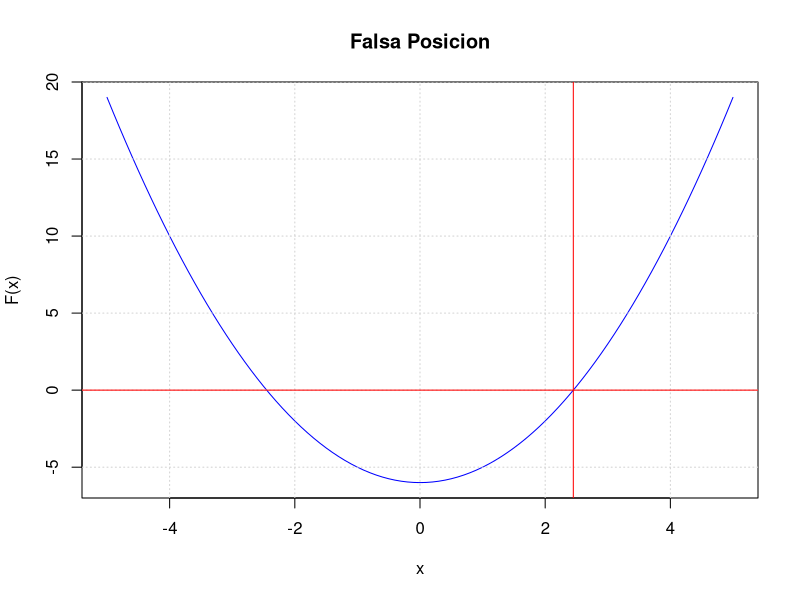

Source code (R):
# METODO DE LA FALSA POSICION

## parametros iniciales
rm(list = ls())
ecuacion<-function(X){y<-X^2-6
return(y)
}

##Grafica
Xg<-seq(-5,5,0.1)
plot(Xg,ecuacion(Xg),type="l",col="blue",main="Falsa Posicion"
     ,xlab = "x",ylab = "F(x)")
grid()


##Algoritmo
  FP<-function(xi,xu,ecuacion,errorPorcentualRelativo,topeIteraciones){
    iterador<-0
    ea<-100 #%
    xr<-0
    while (ea>errorPorcentualRelativo&&iterador<topeIteraciones) {
      xrOld<-xr
      xr<-xu-ecuacion(xu)*(xi-xu)/(ecuacion(xi)-ecuacion(xu))
      iterador<-iterador+1
      
      if(ecuacion(xr)!=0){
        ea<-abs((xr-xrOld)/xr)*100 #%
        }
      
      test<-ecuacion(xi)*ecuacion(xr)
      if (test<0) {
        xu<-xr
      }else if (test>0) {
        xi<-xr
      }else{
        ea<-0
      }
    }
    abline(v=xr,h=0,col="red")
    return(cat("Valor aproximado de la ecuacion fue: ", xr,
               " con un error porcentual relativo de: ", ea,
               "% y ",iterador," iteraciones"))
  }
  
  FP(xi = 3,xu = 2,ecuacion = ecuacion,errorPorcentualRelativo = 0.0,topeIteraciones = 1000)
  
  